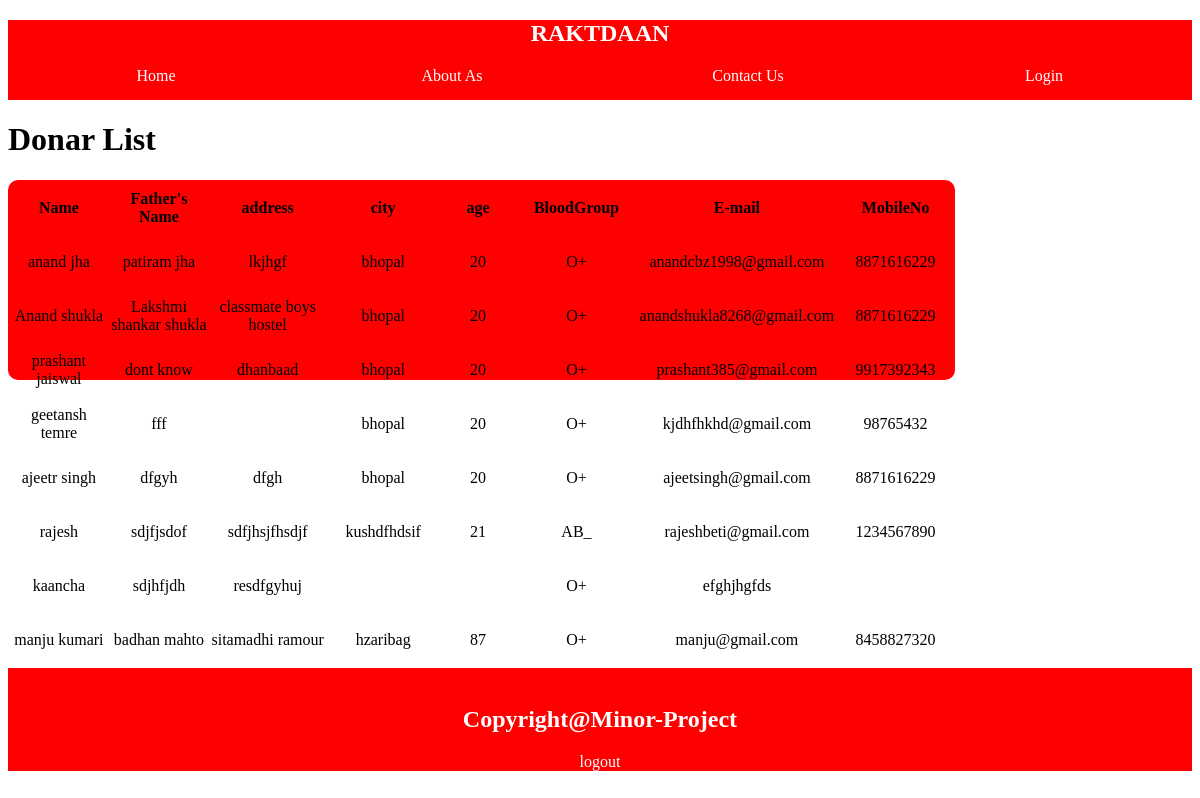
The app's page /donar-list.php (signed in) with its own data.
### tables this page shows
CREATE TABLE `donar_registration` (
  `id` int(10) NOT NULL,
  `name` varchar(25) NOT NULL,
  `fname` varchar(25) NOT NULL,
  `address` varchar(250) NOT NULL,
  `city` varchar(35) NOT NULL,
  `age` varchar(25) NOT NULL,
  `bggroup` varchar(35) NOT NULL,
  `e_mail` varchar(100) NOT NULL,
  `mno` varchar(10) NOT NULL
);

### donar-list.php (the view, shortened to what this page needs)
<?php
 include "connection.php";
 ?>
<!DOCTYPE html>
<html>
<head>
	<link rel="stylesheet" type="text/css" href="style.css">
</head>
<body>
<div class="header">
	<div class="logo"><h2 align="center"><a href="index.php" >RAKTDAAN</a></h2></div>
	<div class="nav">
		<div id="a"><a href="index.php">Home</a></div>
		<div id="b"><a href="about.php">About As</a></div>
		<div id="c"><a href="contact.php">Contact Us</a></div>
		<div id="d"><a href="login.php">Login</a></div>
	</div>
</div>
 <div id="body">
 <h1> Donar List</h1>
 <div id="form">
 <center>
    <table>
    <tr>
	   <td><center><b><font color:"blue">Name</font></b></center></td>
	   <td><center><b><font color:"blue">Father's Name</font></b></center></td>
	   <td><center><b><font color:"blue">address</font></b></center></td>
	   <td><center><b><font color:"blue">city</font></b></center></td>
	   <td><center><b><font color:"blue">age</font></b></center></td>
	   <td><center><b><font color:"blue">BloodGroup</font></b></center></td>
	   <td><center><b><font color:"blue">E-mail</font></b></center></td>
	   <td><center><b><font color:"blue">MobileNo</font></b></center></td>
	</tr>
	<?php
	$query = "select * from donar_registration";
    $result = mysqli_query($con, $query);
	if($result)
	{
	  while($row = mysqli_fetch_assoc($result))
	  {
	?>
	<tr>
	   <td><center><?php echo $row['name'];?></center></td>
	   <td><center><?php echo $row['fname'];?></center></td>
	   <td><center><?php echo $row['address'];?></center></td>
	   <td><center><?php echo $row['city'];?></center></td>
	   <td><center><?php echo $row['age'];?></center></td>
	   <td><center><?php echo $row['bggroup'];?></center></td>
	   <td><center><?php echo $row['e_mail'];?></center></td>
	   <td><center><?php echo $row['mno'];?></center></td>
	</tr>
	<?php
	}}
	?>
 </table>
 </center>
 </div>
 </div>
  <center>
<br><br <br><br><br><br><br><br><br><br><br><br><br><br><br><br><br><div class="footer"><br><h2 align="center">Copyright@Minor-Project</h2>
        <p align="center"><a align="center" href="logout.php"/><font color:"white" >logout</font></p></div>
 </div></center>
 </body>
 </html>

### style.css (style rules this page uses)
.header { width: 100%;height: auto;background: red;color: white; height: 80px; }
.footer { width: 100%;height: auto;background: red;color: white; }
#a { width: 25%;height: 50px;float: left; text-align: center; }
#b { width: 25%;height: 50px;float: left; text-align: center; }
#c { width: 25%;height: 50px;float: left; text-align: center; }
#d { width: 25%;height: 50px;float: left; text-align: center; }
a { text-decoration: none; color: white }
#form { width:80%; height:200px; background-color:red;">; color:white; border-radius:10px; }

### donar-list.php (style rules this page uses)
td { width:200px; height:50px; }

### records on screen
donar_registration: name "anand jha", fname "patiram jha", address "lkjhgf", city "bhopal", age "20", bggroup "O+", e_mail "anandcbz1998@gmail.com", mno "8871616229"
donar_registration: name "Anand shukla", fname "Lakshmi shankar shukla", address "classmate boys hostel", city "bhopal", age "20", bggroup "O+", e_mail "anandshukla8268@gmail.com", mno "8871616229"
donar_registration: name "prashant jaiswal", fname "dont know", address "dhanbaad", city "bhopal", age "20", bggroup "O+", e_mail "prashant385@gmail.com", mno "9917392343"
donar_registration: name "geetansh temre", fname "fff", city "bhopal", age "20", bggroup "O+", e_mail "kjdhfhkhd@gmail.com", mno "98765432"
donar_registration: name "ajeetr singh", fname "dfgyh", address "dfgh", city "bhopal", age "20", bggroup "O+", e_mail "ajeetsingh@gmail.com", mno "8871616229"
donar_registration: name "rajesh", fname "sdjfjsdof", address "sdfjhsjfhsdjf", city "kushdfhdsif", age "21", bggroup "AB_", e_mail "rajeshbeti@gmail.com", mno "1234567890"
donar_registration: name "kaancha", fname "sdjhfjdh", address "resdfgyhuj", bggroup "O+", e_mail "efghjhgfds"
donar_registration: name "manju kumari", fname "badhan mahto", address "sitamadhi ramour", city "hzaribag", age "87", bggroup "O+", e_mail "manju@gmail.com", mno "8458827320"
